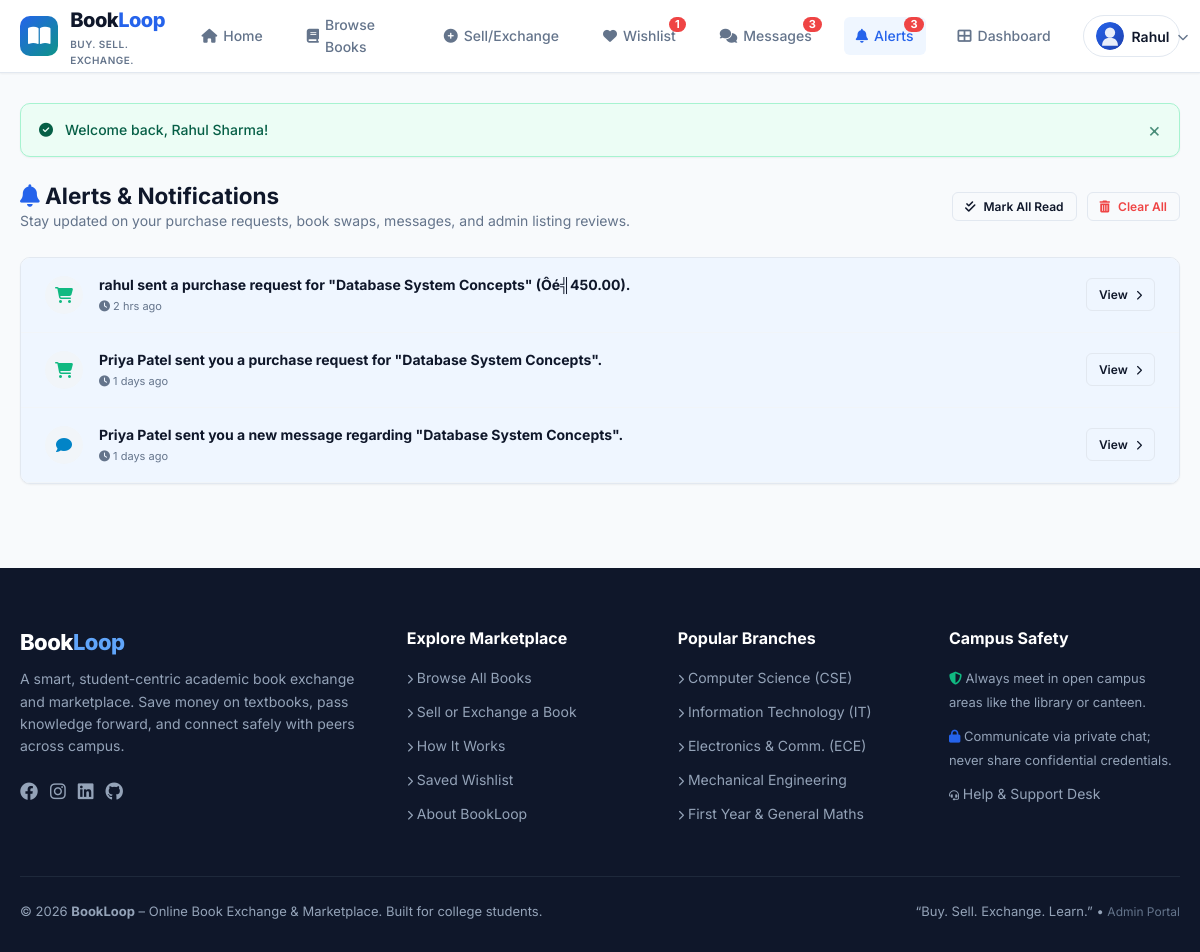
/notifications.php (signed in), run on the app's committed database.
### tables this page shows
CREATE TABLE `users` (
  `user_id` int(11) NOT NULL AUTO_INCREMENT,
  `name` varchar(100) NOT NULL,
  `email` varchar(150) NOT NULL,
  `password` varchar(255) NOT NULL,
  `phone` varchar(20) NOT NULL,
  `college` varchar(150) NOT NULL,
  `department` varchar(100) NOT NULL,
  `semester` int(11) NOT NULL DEFAULT 1,
  `student_id` varchar(50) NOT NULL,
  `profile_image` varchar(255) DEFAULT 'default_avatar.svg',
  `role` enum('student','admin') DEFAULT 'student',
  `status` enum('active','inactive','suspended') DEFAULT 'active',
  `created_at` datetime DEFAULT current_timestamp(),
  PRIMARY KEY (`user_id`),
  UNIQUE KEY `email` (`email`),
  KEY `idx_users_email` (`email`),
  KEY `idx_users_dept` (`department`),
  KEY `idx_users_status` (`status`)
);

CREATE TABLE `notifications` (
  `notification_id` int(11) NOT NULL AUTO_INCREMENT,
  `user_id` int(11) NOT NULL,
  `message` text NOT NULL,
  `type` varchar(50) NOT NULL,
  `related_id` int(11) DEFAULT NULL,
  `is_read` tinyint(1) DEFAULT 0,
  `created_at` datetime DEFAULT current_timestamp(),
  PRIMARY KEY (`notification_id`),
  KEY `idx_notif_user` (`user_id`),
  KEY `idx_notif_read` (`is_read`),
  CONSTRAINT `notifications_ibfk_1` FOREIGN KEY (`user_id`) REFERENCES `users` (`user_id`) ON DELETE CASCADE
);

### notifications.php (the view, shortened to what this page needs)
<?php
require_once __DIR__ . '/includes/header.php';
require_once __DIR__ . '/includes/auth.php';
$userId = getAuthUserId();
$stmt = $pdo->prepare("SELECT * FROM notifications WHERE user_id = ? ORDER BY created_at DESC LIMIT 50");
$stmt->execute([$userId]);
$notifications = $stmt->fetchAll();
?>
<div style="display:flex; justify-content:space-between; align-items:center; margin-bottom:24px;">
  <div>
    <h2><i class="fas fa-bell" style="color:var(--primary);"></i> Alerts & Notifications</h2>
    <p style="color:var(--text-muted); font-size:14px;">Stay updated on your purchase requests, book swaps, messages, and admin listing reviews.</p>
  </div>
  <?php if (!empty($notifications)): ?>
    <div style="display:flex; gap:10px;">
      <form action="<?= BASE_URL ?>notifications.php" method="POST">
        <button type="submit" class="btn btn-sm btn-outline">
          <i class="fas fa-check-double"></i> Mark All Read
        </button>
      </form>
      <form action="<?= BASE_URL ?>notifications.php" method="POST" onsubmit="return confirm('Clear all notifications?');">
        <button type="submit" class="btn btn-sm btn-outline" style="color:var(--danger);">
          <i class="fas fa-trash-alt"></i> Clear All
        </button>
      </form>
    </div>
  <?php endif; ?>
</div>
<?php if (empty($notifications)): ?>
  <div class="empty-state">
    <div class="empty-state-icon"><i class="far fa-bell"></i></div>
    <h3 class="empty-state-title">No notifications yet</h3>
    <p class="empty-state-desc">You are all caught up! Activity regarding your book listings, offers, and chats will notify you here.</p>
    <a href="<?= BASE_URL ?>books.php" class="btn btn-outline">Explore Books</a>
  </div>
<?php else: ?>
  <div class="card" style="padding:0;">
    <div style="display:flex; flex-direction:column;">
      <?php foreach ($notifications as $n):
        $icon = 'fa-info-circle';
        $iconColor = 'var(--primary)';
        $targetUrl = BASE_URL . 'dashboard.php';
        if (strpos($n['type'], 'buy') !== false) {
            $icon = 'fa-shopping-cart';
            $iconColor = '#10b981';
            $targetUrl = BASE_URL . 'received-requests.php';
        } elseif (strpos($n['type'], 'exchange') !== false) {
            $icon = 'fa-sync-alt';
            $iconColor = '#7c3aed';
            $targetUrl = BASE_URL . 'received-requests.php';
        } elseif (strpos($n['type'], 'message') !== false) {
            $icon = 'fa-comment';
            $iconColor = '#0284c7';
            $targetUrl = BASE_URL . 'messages.php';
        } elseif (strpos($n['type'], 'accepted') !== false) {
            $icon = 'fa-check-circle';
            $iconColor = '#10b981';
            $targetUrl = BASE_URL . 'my-requests.php';
        } elseif (strpos($n['type'], 'rejected') !== false) {
            $icon = 'fa-times-circle';
            $iconColor = '#ef4444';
            $targetUrl = BASE_URL . 'my-requests.php';
        } elseif (strpos($n['type'], 'deal_completed') !== false) {
            $icon = 'fa-star';
            $iconColor = '#f59e0b';
            $targetUrl = BASE_URL . 'my-reviews.php';
        } elseif (strpos($n['type'], 'approved') !== false) {
            $icon = 'fa-check-circle';
            $iconColor = '#10b981';
            $targetUrl = BASE_URL . 'my-listings.php';
        }
      ?>
        <div style="display:flex; align-items:center; gap:16px; padding:16px 24px; border-bottom:1px solid #f1f5f9; transition:var(--transition); background:<?= $n['is_read'] ? 'white' : '#eff6ff' ?>;">
          <div style="width:38px; height:38px; border-radius:50%; background:var(--bg-alt); display:flex; align-items:center; justify-content:center; color:<?= $iconColor ?>; font-size:16px; flex-shrink:0;">
            <i class="fas <?= $icon ?>"></i>
          </div>
          <div style="flex:1;">
            <div style="font-size:14px; color:var(--text-main); font-weight:<?= $n['is_read'] ? '500' : '700' ?>;">
              <?= e($n['message']) ?>
            </div>
            <div style="font-size:11px; color:var(--text-muted); margin-top:2px;">
              <i class="fas fa-clock"></i> <?= timeAgo($n['created_at']) ?>
            </div>
          </div>
          <div>
            <a href="<?= $targetUrl ?>" class="btn btn-sm btn-outline">
              View <i class="fas fa-chevron-right" style="font-size:10px;"></i>
            </a>
          </div>
        </div>
      <?php endforeach; ?>
    </div>
  </div>
<?php endif; ?>
<?php require_once __DIR__ . '/includes/footer.php'; ?>

### includes/navbar.php (shortened to what this page needs)
<?php
$currentPage = basename($_SERVER['PHP_SELF']);
?>
<header class="site-header">
  <div class="container">
    <nav class="navbar">
      <a href="<?= BASE_URL ?>index.php" class="nav-brand">
        <div class="brand-icon">
          <i class="fas fa-book-open"></i>
        </div>
        <div class="brand-text">
          <span class="brand-name">Book<span>Loop</span></span>
          <span class="brand-tagline">Buy. Sell. Exchange.</span>
        </div>
      </a>
      <div class="nav-links" id="navLinks">
        <a href="<?= BASE_URL ?>index.php" class="nav-link <?= $currentPage === 'index.php' ? 'active' : '' ?>">
          <i class="fas fa-home"></i> Home
        </a>
        <a href="<?= BASE_URL ?>books.php" class="nav-link <?= $currentPage === 'books.php' ? 'active' : '' ?>">
          <i class="fas fa-book"></i> Browse Books
        </a>
        <?php if (isLoggedIn()): ?>
          <a href="<?= BASE_URL ?>add-book.php" class="nav-link <?= $currentPage === 'add-book.php' ? 'active' : '' ?>">
            <i class="fas fa-plus-circle"></i> Sell/Exchange
          </a>
          <a href="<?= BASE_URL ?>wishlist.php" class="nav-link nav-badge-link <?= $currentPage === 'wishlist.php' ? 'active' : '' ?>">
            <i class="fas fa-heart"></i> Wishlist
            <span class="nav-badge" id="navWishlistBadge" style="<?= ($wishlistCount > 0) ? '' : 'display:none;' ?>"><?= $wishlistCount ?></span>
          </a>
          <a href="<?= BASE_URL ?>messages.php" class="nav-link nav-badge-link <?= in_array($currentPage, ['messages.php', 'conversation.php']) ? 'active' : '' ?>">
            <i class="fas fa-comments"></i> Messages
            <?php if ($unreadMsgCount > 0): ?>
              <span class="nav-badge"><?= $unreadMsgCount ?></span>
            <?php endif; ?>
          </a>
          <a href="<?= BASE_URL ?>notifications.php" class="nav-link nav-badge-link <?= $currentPage === 'notifications.php' ? 'active' : '' ?>">
            <i class="fas fa-bell"></i> Alerts
            <?php if ($unreadNotifCount > 0): ?>
              <span class="nav-badge"><?= $unreadNotifCount ?></span>
            <?php endif; ?>
          </a>
          <a href="<?= BASE_URL ?>dashboard.php" class="nav-link <?= $currentPage === 'dashboard.php' ? 'active' : '' ?>">
            <i class="fas fa-th-large"></i> Dashboard
          </a>
        <?php endif; ?>
        <div class="nav-auth">
          <?php if (isLoggedIn()): ?>
            <div class="nav-user-dropdown">
              <button class="user-btn" id="userDropdownBtn">
                <?php
                  $avatar = !empty($user['profile_image']) ? $user['profile_image'] : 'default_avatar.svg';
                ?>
                <img src="<?= BASE_URL ?>uploads/profiles/<?= e($avatar) ?>" alt="Avatar" class="user-avatar-mini" onerror="this.src='<?= BASE_URL ?>uploads/profiles/default_avatar.svg'">
                <span><?= e(explode(' ', $user['name'] ?? 'Account')[0]) ?></span>
                <i class="fas fa-chevron-down" style="font-size:11px; color:var(--text-muted);"></i>
              </button>
            </div>
          <?php endif; ?>
        </div>
      </div>
    </nav>
  </div>
</header>

### css/style.css (style rules this page uses)
:root { --primary: #2563eb; --primary-hover: #1d4ed8; --primary-light: #eff6ff; --primary-dark: #1e40af; --secondary: #0d9488; --secondary-hover: #0f766e; --secondary-light: #f0fdf4; --accent: #f59e0b; --accent-light: #fef3c7; --success: #10b981; --success-light: #ecfdf5; --warning: #f59e0b; --warning-light: #fffbeb; --danger: #ef4444; --danger-light: #fef2f2; --info: #0284c7; --info-light: #f0f9ff; --text-main: #0f172a; --text-muted: #64748b; --text-light: #94a3b8; --text-white: #ffffff; --bg-body: #f8fafc; --bg-card: #ffffff; --bg-alt: #f1f5f9; --border-color: #e2e8f0; --border-focus: #93c5fd; --shadow-sm: 0 1px 2px 0 rgba(0, 0, 0, 0.05); --shadow-md: 0 4px 6px -1px rgba(0, 0, 0, 0.1), 0 2px 4px -2px rgba(0, 0, 0, 0.05); --shadow-lg: 0 10px 15px -3px rgba(0, 0, 0, 0.1), 0 4px 6px -4px rgba(0, 0, 0, 0.05); --shadow-xl: 0 20px 25px -5px rgba(0, 0, 0, 0.1), 0 8px 10px -6px rgba(0, 0, 0, 0.04); --radius-sm: 6px; --radius-md: 10px; --radius-lg: 16px; --radius-full: 9999px; --transition: all 0.2s cubic-bezier(0.4, 0, 0.2, 1); --container-max: 1200px; }
*, *::before, *::after { box-sizing: border-box; margin: 0; padding: 0; }
body { font-family: 'Inter', -apple-system, BlinkMacSystemFont, "Segoe UI", Roboto, Oxygen, Ubuntu, Cantarell, sans-serif; font-size: 15px; line-height: 1.6; color: var(--text-main); background-color: var(--bg-body); display: flex; flex-direction: column; min-height: 100vh; }
a { color: var(--primary); text-decoration: none; transition: var(--transition); }
img { max-width: 100%; height: auto; display: block; }
button, input, select, textarea { font-family: inherit; font-size: inherit; }
.container { width: 100%; max-width: var(--container-max); margin-left: auto; margin-right: auto; padding-left: 20px; padding-right: 20px; }
h1, h2, h3, h4, h5, h6 { color: var(--text-main); font-weight: 700; line-height: 1.3; }
.site-header { background-color: var(--bg-card); border-bottom: 1px solid var(--border-color); position: sticky; top: 0; z-index: 100; box-shadow: var(--shadow-sm); }
.navbar { display: flex; align-items: center; justify-content: space-between; height: 72px; }
.nav-brand { display: flex; align-items: center; gap: 12px; text-decoration: none; }
.brand-icon { width: 40px; height: 40px; background: linear-gradient(135deg, var(--primary), var(--secondary)); border-radius: var(--radius-md); display: flex; align-items: center; justify-content: center; color: white; font-size: 20px; }
.brand-text { display: flex; flex-direction: column; }
.brand-name { font-size: 20px; font-weight: 800; color: var(--text-main); letter-spacing: -0.5px; }
.brand-name span { color: var(--primary); }
.brand-tagline { font-size: 10px; font-weight: 600; text-transform: uppercase; color: var(--text-muted); letter-spacing: 0.5px; }
.nav-links { display: flex; align-items: center; gap: 20px; }
.nav-link { color: var(--text-muted); font-weight: 500; font-size: 14px; padding: 8px 12px; border-radius: var(--radius-sm); display: flex; align-items: center; gap: 6px; transition: var(--transition); }
.nav-link:hover, .nav-link.active { color: var(--primary); background-color: var(--primary-light); }
.nav-badge-link { position: relative; }
.nav-badge { position: absolute; top: 0; right: 2px; background-color: var(--danger); color: white; font-size: 11px; font-weight: 700; padding: 1px 6px; border-radius: var(--radius-full); line-height: 1.2; }
.nav-auth { display: flex; align-items: center; gap: 10px; }
.nav-user-dropdown { position: relative; }
.user-btn { display: flex; align-items: center; gap: 8px; background: none; border: 1px solid var(--border-color); padding: 6px 12px; border-radius: var(--radius-full); cursor: pointer; font-size: 14px; font-weight: 600; color: var(--text-main); transition: var(--transition); }
.user-avatar-mini { width: 28px; height: 28px; border-radius: var(--radius-full); object-fit: cover; }
.btn { display: inline-flex; align-items: center; justify-content: center; gap: 8px; font-weight: 600; font-size: 14px; padding: 10px 20px; border-radius: var(--radius-sm); border: 1px solid transparent; cursor: pointer; transition: var(--transition); text-decoration: none; }
.btn-sm { padding: 6px 12px; font-size: 12px; }
.btn-outline { background-color: transparent; border-color: var(--border-color); color: var(--text-main); }
.card { background-color: var(--bg-card); border: 1px solid var(--border-color); border-radius: var(--radius-md); box-shadow: var(--shadow-sm); margin-bottom: 24px; overflow: hidden; }

### data on the page
users: profile_image (placeholder picture), name "Rahul"
notifications: message "rahul sent a purchase request for \"Database System Concepts\" (Ôé╣450.00).", created_at "2 hrs ago"
notifications: message "Priya Patel sent you a purchase request for \"Database System Concepts\".", created_at "1 days ago"
notifications: message "Priya Patel sent you a new message regarding \"Database System Concepts\".", created_at "1 days ago"

### other printed values
$wishlistCount "1"
$unreadMsgCount "3"
$unreadNotifCount "3"
$msg "Welcome back, Rahul Sharma!"
